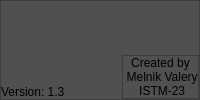
        <widget class="QFrame" name="footer">
         <property name="maximumSize">
          <size>
           <width>16777215</width>
           <height>16777215</height>
          </size>
         </property>
         <property name="styleSheet">
          <string notr="true">background-color: rgb(80,80,80);</string>
         </property>
         <property name="frameShape">
          <enum>QFrame::StyledPanel</enum>
         </property>
         <property name="frameShadow">
          <enum>QFrame::Raised</enum>
         </property>
         <layout class="QHBoxLayout" name="horizontalLayout_4">
          <property name="spacing">
           <number>0</number>
          </property>
          <property name="leftMargin">
           <number>0</number>
          </property>
          <property name="topMargin">
           <number>0</number>
          </property>
          <property name="rightMargin">
           <number>0</number>
          </property>
          <property name="bottomMargin">
           <number>0</number>
          </property>
          <item>
           <widget class="QFrame" name="frame_4">
            <property name="frameShape">
             <enum>QFrame::NoFrame</enum>
            </property>
            <property name="frameShadow">
             <enum>QFrame::Raised</enum>
            </property>
            <layout class="QVBoxLayout" name="verticalLayout_4">
             <property name="spacing">
              <number>0</number>
             </property>
             <property name="leftMargin">
              <number>0</number>
             </property>
             <property name="topMargin">
              <number>0</number>
             </property>
             <property name="rightMargin">
              <number>0</number>
             </property>
             <property name="bottomMargin">
              <number>0</number>
             </property>
             <item alignment="Qt::AlignBottom">
              <widget class="QLabel" name="label">
               <property name="text">
                <string>Version: 1.3</string>
               </property>
              </widget>
             </item>
            </layout>
           </widget>
          </item>
          <item>
           <widget class="QFrame" name="frame_6">
            <property name="sizePolicy">
             <sizepolicy hsizetype="Expanding" vsizetype="Preferred">
              <horstretch>0</horstretch>
              <verstretch>0</verstretch>
             </sizepolicy>
            </property>
            <property name="frameShape">
             <enum>QFrame::NoFrame</enum>
            </property>
            <property name="frameShadow">
             <enum>QFrame::Raised</enum>
            </property>
           </widget>
          </item>
          <item alignment="Qt::AlignRight|Qt::AlignBottom">
           <widget class="QFrame" name="frame_5">
            <property name="sizePolicy">
             <sizepolicy hsizetype="Expanding" vsizetype="Expanding">
              <horstretch>0</horstretch>
              <verstretch>0</verstretch>
             </sizepolicy>
            </property>
            <property name="maximumSize">
             <size>
              <width>16777215</width>
              <height>16777215</height>
             </size>
            </property>
            <property name="frameShape">
             <enum>QFrame::StyledPanel</enum>
            </property>
            <property name="frameShadow">
             <enum>QFrame::Raised</enum>
            </property>
            <layout class="QVBoxLayout" name="verticalLayout_5">
             <property name="spacing">
              <number>0</number>
             </property>
             <property name="leftMargin">
              <number>0</number>
             </property>
             <property name="topMargin">
              <number>0</number>
             </property>
             <property name="rightMargin">
              <number>0</number>
             </property>
             <property name="bottomMargin">
              <number>0</number>
             </property>
             <item alignment="Qt::AlignRight|Qt::AlignBottom">
              <widget class="QPushButton" name="github_site">
               <property name="enabled">
                <bool>true</bool>
               </property>
               <property name="sizePolicy">
                <sizepolicy hsizetype="Expanding" vsizetype="Expanding">
                 <horstretch>0</horstretch>
                 <verstretch>0</verstretch>
                </sizepolicy>
               </property>
               <property name="mouseTracking">
                <bool>false</bool>
               </property>
               <property name="tabletTracking">
                <bool>false</bool>
               </property>
               <property name="focusPolicy">
                <enum>Qt::NoFocus</enum>
               </property>
               <property name="layoutDirection">
                <enum>Qt::LeftToRight</enum>
               </property>
               <property name="autoFillBackground">
                <bool>false</bool>
               </property>
               <property name="styleSheet">
                <string notr="true">border: none;</string>
               </property>
               <property name="text">
                <string>Created by
 Melnik Valery
 ISTM-23</string>
               </property>
               <property name="icon">
                <iconset>
                 <normaloff>icons/github.svg</normaloff>icons/github.svg</iconset>
               </property>
               <property name="iconSize">
                <size>
                 <width>48</width>
                 <height>48</height>
                </size>
               </property>
              </widget>
             </item>
            </layout>
           </widget>
          </item>
         </layout>
        </widget>
